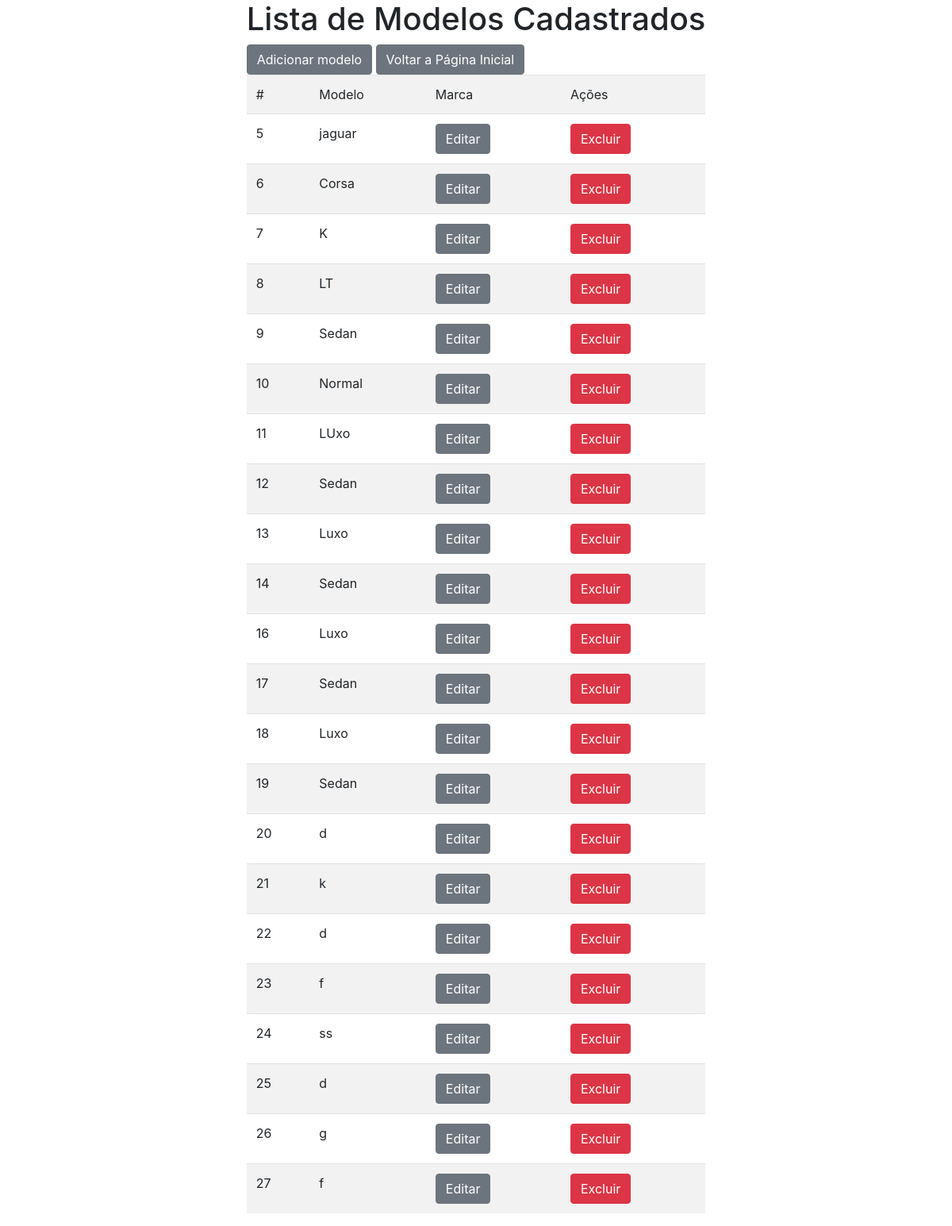
The page / on the database its author committed.
### tables this page shows
CREATE TABLE modelo 
(nome STRING, marca_id INTEGER,
FOREIGN KEY(marca_id) REFERENCES marca(rowid));

### Banco.php (called while the page is built, shortened)
<?php
class Banco
{
    private $dsn = 'sqlite:manutencao.sqlite';
    public function conectar()
    {
        $this->pdo = new PDO($this->dsn);
    }
}

### Tabela.php (called while the page is built, shortened)
<?php
class Tabela extends Banco
{
    private $nome;
    public function __construct($nome)
    {
        $this->nome = $nome;
    }
    public function obterRegistros()
    {
        $instrucao = $this->pdo->query("SELECT rowid, * FROM $this->nome");
        return $instrucao->fetchAll();
    }
}

### index.php (the view, shortened to what this page needs)
<?php
require 'Banco.php';
require 'Tabela.php';
$tabela = new Tabela('modelo');
$modelos = $tabela->obterRegistros();
?>
<!DOCTYPE html>
<html>
    <head>
    </head>
        <link rel="stylesheet" href="https://stackpath.bootstrapcdn.com/bootstrap/4.1.3/css/bootstrap.min.css">
    </head>
    <body>
        <div class="container">
            <div class="row justify-content-center">
                <div>
                    <col-md-6>
                        <h1>Lista de Modelos Cadastrados</h1>
                        <a class="btn btn-secondary" a href="modelo.php">Adicionar modelo</a>
                        <a class="btn btn-secondary" a href="manutencao.php">Voltar a Página Inicial</a>
                        <table class="table table-striped">
                            <tr>
                                <td>#</td>
                                <td>Modelo</td>
                                <td>Marca</td>
                                <td colspan="2">Ações</td>
                            </tr>
            <?php foreach ($modelos as $modelo): ?>
            <tr>
                <td><?= $modelo['rowid']; ?></td>
                <td><?= $modelo['nome']; ?></td>
                <td>
                <a class="btn btn-secondary" a href="modelo.php?rowid=<?= $modelo['rowid'] ?>">
                                            Editar</a>
                                            </td>
                                    <td>
    <a class="btn btn-danger" a href="excluir.php?rowid=<?=$modelo['rowid']?>">
                                            Excluir</a>
                                    </td>
            </tr>
            <?php endforeach;?>
        </table>
    </body>
</html>

### rows shown on the page
modelo: rowid "5", nome "jaguar"
modelo: rowid "6", nome "Corsa"
modelo: rowid "7", nome "K"
modelo: rowid "8", nome "LT"
modelo: rowid "9", nome "Sedan"
modelo: rowid "10", nome "Normal"
modelo: rowid "11", nome "LUxo"
modelo: rowid "12", nome "Sedan"
modelo: rowid "13", nome "Luxo"
modelo: rowid "14", nome "Sedan"
modelo: rowid "16", nome "Luxo"
modelo: rowid "17", nome "Sedan"
modelo: rowid "18", nome "Luxo"
modelo: rowid "19", nome "Sedan"
modelo: rowid "20", nome "d"
modelo: rowid "21", nome "k"
modelo: rowid "22", nome "d"
modelo: rowid "23", nome "f"
modelo: rowid "24", nome "ss"
modelo: rowid "25", nome "d"
modelo: rowid "26", nome "g"
modelo: rowid "27", nome "f"
